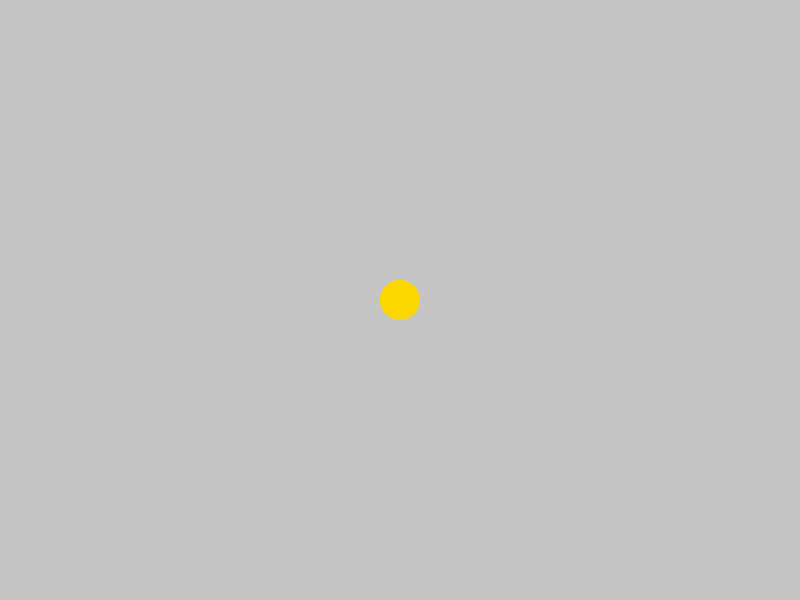
Frame 1 (no input)
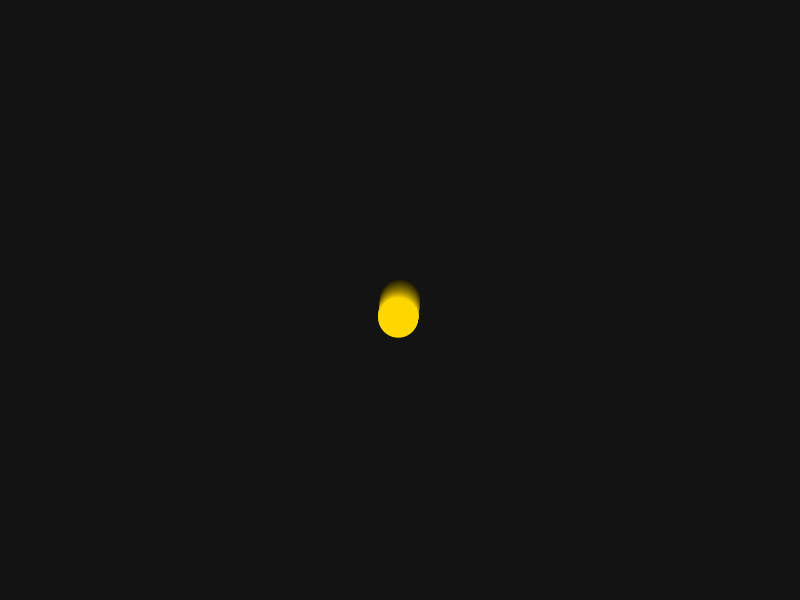
Frame 60 (the mouse pressed at the canvas centre just before this capture)
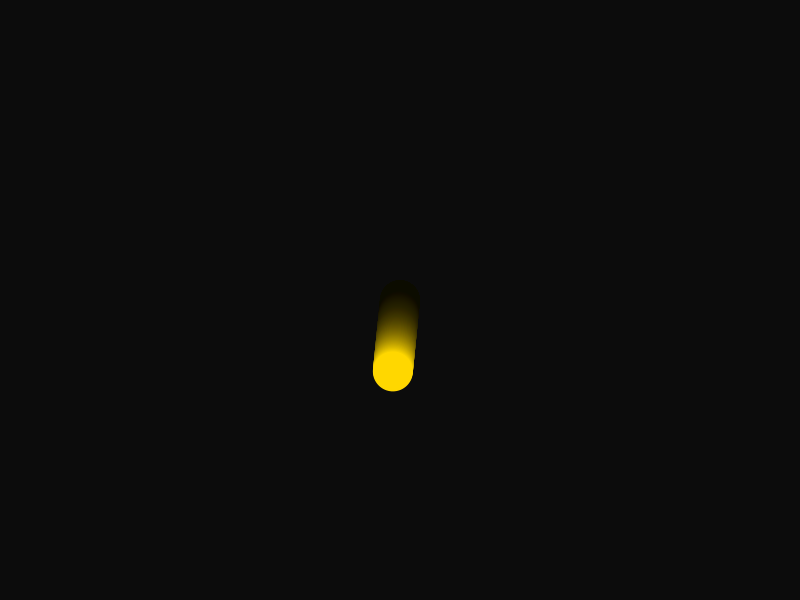
Frame 120 (the mouse held since frame 60 and released just before this capture)

The Processing sketch that drew these frames (run headless with seeded random() and noise(); from frame 60 on, the mouse is pressed at the canvas centre):

// Processing sketch: Day_12_Vector_Acceleration
// ── Day_12_Vector_Acceleration.pde
Mover m;

void setup()
{
  size(800,600);
  m = new Mover(width/2,height/2);
  //m.velocity.x = random(1,10);
  //m.velocity.y = random(1,10);
}

void draw()
{
  noStroke();
  fill(0,0,0,10); //fill above the shape
  rect(0,0,width,height);
  fill(255,215,0);
  m.display();
  m.update();
  m.check();
}

// ── Mover.pde
class Mover
{
  PVector location = new PVector (0,0);
  PVector velocity = new PVector (0,0);
  PVector acceleration = new PVector (0,0);
  float topspeed = 10;
  
  Mover(float _x, float _y) //constructor. Gives the location.
  {
    this.location.x = _x;
    this.location.y = _y;
    this.acceleration.x = -0.001;
    this.acceleration.y = 0.01;
  }
 void display()
 {
   fill(255,215,0);
  circle(this.location.x,this.location.y,40); //drawing the circle
 }
 void update()
 {
   this.velocity.add(this.acceleration);
   this.velocity.limit(topspeed);
   this.location.add(this.velocity);
 }
 
void check()
{
 
  //if(this.location.x < 0 || this.location.x > width) this.velocity.x = this.velocity.x * (-1); // || means OR. The first expression references the far left off the screen. It's a negative x, off screen. The second expression references to the far right off screen. It exceeds the width of the canvas.
  //if(this.location.y < 0 || this.location.y > height) this.velocity.y = this.velocity.y * (-1);
  if(this.location.x < 0) this.location.x = width;
  if(this.location.x > width) this.location.x = 0;
   if(this.location.y < 0) this.location.y = height;
  if(this.location.y > height) this.location.y = 0;
}
}
